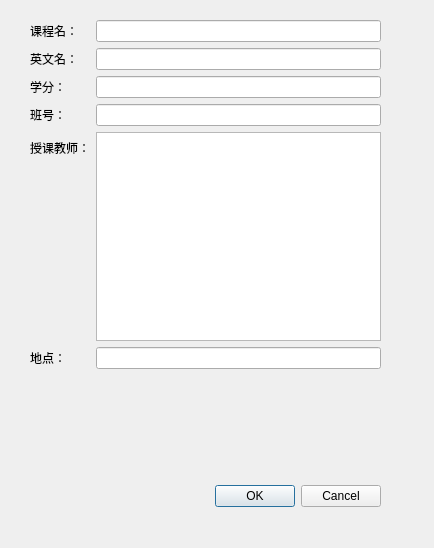
<?xml version="1.0" encoding="UTF-8"?>
<ui version="4.0">
 <class>CourseInfoEditDlg</class>
 <widget class="QDialog" name="CourseInfoEditDlg">
  <property name="geometry">
   <rect>
    <x>0</x>
    <y>0</y>
    <width>434</width>
    <height>548</height>
   </rect>
  </property>
  <property name="windowTitle">
   <string>Dialog</string>
  </property>
  <widget class="QDialogButtonBox" name="buttonBox">
   <property name="geometry">
    <rect>
     <x>40</x>
     <y>480</y>
     <width>341</width>
     <height>32</height>
    </rect>
   </property>
   <property name="orientation">
    <enum>Qt::Horizontal</enum>
   </property>
   <property name="standardButtons">
    <set>QDialogButtonBox::Cancel|QDialogButtonBox::Ok</set>
   </property>
  </widget>
  <widget class="QWidget" name="">
   <property name="geometry">
    <rect>
     <x>30</x>
     <y>20</y>
     <width>351</width>
     <height>349</height>
    </rect>
   </property>
   <layout class="QFormLayout" name="formLayout">
    <item row="0" column="0">
     <widget class="QLabel" name="label">
      <property name="text">
       <string>课程名：</string>
      </property>
     </widget>
    </item>
    <item row="0" column="1">
     <widget class="QLineEdit" name="nameEdit">
      <property name="readOnly">
       <bool>true</bool>
      </property>
     </widget>
    </item>
    <item row="1" column="0">
     <widget class="QLabel" name="label_2">
      <property name="text">
       <string>英文名：</string>
      </property>
     </widget>
    </item>
    <item row="1" column="1">
     <widget class="QLineEdit" name="engNameEdit">
      <property name="readOnly">
       <bool>true</bool>
      </property>
     </widget>
    </item>
    <item row="2" column="0">
     <widget class="QLabel" name="label_3">
      <property name="text">
       <string>学分：</string>
      </property>
     </widget>
    </item>
    <item row="2" column="1">
     <widget class="QLineEdit" name="creditEdit">
      <property name="readOnly">
       <bool>true</bool>
      </property>
     </widget>
    </item>
    <item row="3" column="0">
     <widget class="QLabel" name="label_4">
      <property name="text">
       <string>班号：</string>
      </property>
     </widget>
    </item>
    <item row="3" column="1">
     <widget class="QLineEdit" name="classNoEdit">
      <property name="readOnly">
       <bool>true</bool>
      </property>
     </widget>
    </item>
    <item row="4" column="0">
     <widget class="QLabel" name="label_5">
      <property name="text">
       <string>授课教师：</string>
      </property>
     </widget>
    </item>
    <item row="4" column="1">
     <widget class="QListWidget" name="teacherListWidget"/>
    </item>
    <item row="5" column="0">
     <widget class="QLabel" name="label_6">
      <property name="text">
       <string>地点：</string>
      </property>
     </widget>
    </item>
    <item row="5" column="1">
     <widget class="QLineEdit" name="locationEdit"/>
    </item>
   </layout>
  </widget>
 </widget>
 <resources/>
 <connections>
  <connection>
   <sender>buttonBox</sender>
   <signal>accepted()</signal>
   <receiver>CourseInfoEditDlg</receiver>
   <slot>accept()</slot>
   <hints>
    <hint type="sourcelabel">
     <x>248</x>
     <y>254</y>
    </hint>
    <hint type="destinationlabel">
     <x>157</x>
     <y>274</y>
    </hint>
   </hints>
  </connection>
  <connection>
   <sender>buttonBox</sender>
   <signal>rejected()</signal>
   <receiver>CourseInfoEditDlg</receiver>
   <slot>reject()</slot>
   <hints>
    <hint type="sourcelabel">
     <x>316</x>
     <y>260</y>
    </hint>
    <hint type="destinationlabel">
     <x>286</x>
     <y>274</y>
    </hint>
   </hints>
  </connection>
 </connections>
</ui>
